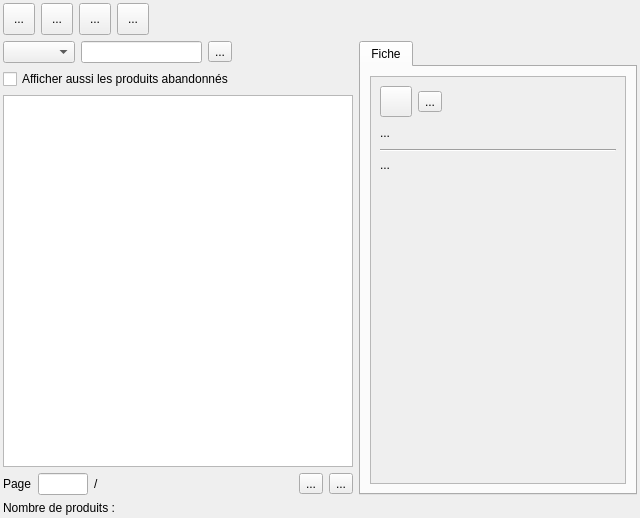
<?xml version="1.0" encoding="UTF-8"?>
<ui version="4.0">
 <class>productView</class>
 <widget class="QWidget" name="productView">
  <property name="geometry">
   <rect>
    <x>0</x>
    <y>0</y>
    <width>640</width>
    <height>518</height>
   </rect>
  </property>
  <property name="minimumSize">
   <size>
    <width>0</width>
    <height>0</height>
   </size>
  </property>
  <property name="windowTitle">
   <string>Form</string>
  </property>
  <property name="windowIcon">
   <iconset resource="../ressources.qrc">
    <normaloff>:/app/products</normaloff>:/app/products</iconset>
  </property>
  <layout class="QHBoxLayout" name="horizontalLayout">
   <property name="leftMargin">
    <number>3</number>
   </property>
   <property name="topMargin">
    <number>3</number>
   </property>
   <property name="rightMargin">
    <number>3</number>
   </property>
   <property name="bottomMargin">
    <number>3</number>
   </property>
   <item>
    <layout class="QVBoxLayout" name="verticalLayout">
     <item>
      <layout class="QHBoxLayout" name="horizontalLayout_buttons">
       <item>
        <widget class="QToolButton" name="toolButton_addProduct">
         <property name="minimumSize">
          <size>
           <width>32</width>
           <height>32</height>
          </size>
         </property>
         <property name="toolTip">
          <string>&lt;!DOCTYPE HTML PUBLIC &quot;-//W3C//DTD HTML 4.0//EN&quot; &quot;http://www.w3.org/TR/REC-html40/strict.dtd&quot;&gt;
&lt;html&gt;&lt;head&gt;&lt;meta name=&quot;qrichtext&quot; content=&quot;1&quot; /&gt;&lt;style type=&quot;text/css&quot;&gt;
p, li { white-space: pre-wrap; }
&lt;/style&gt;&lt;/head&gt;&lt;body style=&quot; font-family:'Ubuntu'; font-size:9pt; font-weight:400; font-style:normal;&quot;&gt;
&lt;p style=&quot; margin-top:0px; margin-bottom:0px; margin-left:0px; margin-right:0px; -qt-block-indent:0; text-indent:0px;&quot;&gt;Ajouter un produit&lt;/p&gt;&lt;/body&gt;&lt;/html&gt;</string>
         </property>
         <property name="text">
          <string>...</string>
         </property>
         <property name="icon">
          <iconset resource="../ressources.qrc">
           <normaloff>:/app/insert</normaloff>:/app/insert</iconset>
         </property>
         <property name="iconSize">
          <size>
           <width>24</width>
           <height>24</height>
          </size>
         </property>
        </widget>
       </item>
       <item>
        <widget class="QToolButton" name="toolButton_editProduct">
         <property name="minimumSize">
          <size>
           <width>32</width>
           <height>32</height>
          </size>
         </property>
         <property name="toolTip">
          <string>&lt;!DOCTYPE HTML PUBLIC &quot;-//W3C//DTD HTML 4.0//EN&quot; &quot;http://www.w3.org/TR/REC-html40/strict.dtd&quot;&gt;
&lt;html&gt;&lt;head&gt;&lt;meta name=&quot;qrichtext&quot; content=&quot;1&quot; /&gt;&lt;style type=&quot;text/css&quot;&gt;
p, li { white-space: pre-wrap; }
&lt;/style&gt;&lt;/head&gt;&lt;body style=&quot; font-family:'Ubuntu'; font-size:9pt; font-weight:400; font-style:normal;&quot;&gt;
&lt;p style=&quot; margin-top:0px; margin-bottom:0px; margin-left:0px; margin-right:0px; -qt-block-indent:0; text-indent:0px;&quot;&gt;Modifier le produit sélectionné&lt;/p&gt;&lt;/body&gt;&lt;/html&gt;</string>
         </property>
         <property name="text">
          <string>...</string>
         </property>
         <property name="icon">
          <iconset resource="../ressources.qrc">
           <normaloff>:/app/Edit</normaloff>:/app/Edit</iconset>
         </property>
         <property name="iconSize">
          <size>
           <width>24</width>
           <height>24</height>
          </size>
         </property>
        </widget>
       </item>
       <item>
        <widget class="QToolButton" name="toolButton_remove">
         <property name="minimumSize">
          <size>
           <width>32</width>
           <height>32</height>
          </size>
         </property>
         <property name="maximumSize">
          <size>
           <width>16777215</width>
           <height>16777215</height>
          </size>
         </property>
         <property name="toolTip">
          <string>&lt;!DOCTYPE HTML PUBLIC &quot;-//W3C//DTD HTML 4.0//EN&quot; &quot;http://www.w3.org/TR/REC-html40/strict.dtd&quot;&gt;
&lt;html&gt;&lt;head&gt;&lt;meta name=&quot;qrichtext&quot; content=&quot;1&quot; /&gt;&lt;style type=&quot;text/css&quot;&gt;
p, li { white-space: pre-wrap; }
&lt;/style&gt;&lt;/head&gt;&lt;body style=&quot; font-family:'Ubuntu'; font-size:9pt; font-weight:400; font-style:normal;&quot;&gt;
&lt;p style=&quot; margin-top:0px; margin-bottom:0px; margin-left:0px; margin-right:0px; -qt-block-indent:0; text-indent:0px;&quot;&gt;Supprimer le produit sélectionné&lt;/p&gt;&lt;/body&gt;&lt;/html&gt;</string>
         </property>
         <property name="text">
          <string>...</string>
         </property>
         <property name="icon">
          <iconset resource="../ressources.qrc">
           <normaloff>:/app/remove</normaloff>:/app/remove</iconset>
         </property>
         <property name="iconSize">
          <size>
           <width>16</width>
           <height>24</height>
          </size>
         </property>
        </widget>
       </item>
       <item>
        <widget class="QToolButton" name="toolButton_print">
         <property name="minimumSize">
          <size>
           <width>32</width>
           <height>32</height>
          </size>
         </property>
         <property name="toolTip">
          <string>&lt;!DOCTYPE HTML PUBLIC &quot;-//W3C//DTD HTML 4.0//EN&quot; &quot;http://www.w3.org/TR/REC-html40/strict.dtd&quot;&gt;
&lt;html&gt;&lt;head&gt;&lt;meta name=&quot;qrichtext&quot; content=&quot;1&quot; /&gt;&lt;style type=&quot;text/css&quot;&gt;
p, li { white-space: pre-wrap; }
&lt;/style&gt;&lt;/head&gt;&lt;body style=&quot; font-family:'Ubuntu'; font-size:9pt; font-weight:400; font-style:normal;&quot;&gt;
&lt;p style=&quot; margin-top:0px; margin-bottom:0px; margin-left:0px; margin-right:0px; -qt-block-indent:0; text-indent:0px;&quot;&gt;Imprimer l'état du stock produit&lt;/p&gt;&lt;/body&gt;&lt;/html&gt;</string>
         </property>
         <property name="text">
          <string>...</string>
         </property>
         <property name="icon">
          <iconset resource="../ressources.qrc">
           <normaloff>:/app/print</normaloff>:/app/print</iconset>
         </property>
         <property name="iconSize">
          <size>
           <width>24</width>
           <height>24</height>
          </size>
         </property>
        </widget>
       </item>
       <item>
        <spacer name="horizontalSpacer">
         <property name="orientation">
          <enum>Qt::Horizontal</enum>
         </property>
         <property name="sizeHint" stdset="0">
          <size>
           <width>40</width>
           <height>20</height>
          </size>
         </property>
        </spacer>
       </item>
      </layout>
     </item>
     <item>
      <layout class="QHBoxLayout" name="horizontalLayout_product">
       <item>
        <layout class="QVBoxLayout" name="verticalLayout_product">
         <item>
          <layout class="QHBoxLayout" name="horizontalLayout_search">
           <item>
            <widget class="QComboBox" name="comboBoxFiltre"/>
           </item>
           <item>
            <widget class="QLineEdit" name="lineEdit_searchProduct">
             <property name="minimumSize">
              <size>
               <width>0</width>
               <height>0</height>
              </size>
             </property>
             <property name="maximumSize">
              <size>
               <width>16777215</width>
               <height>16777215</height>
              </size>
             </property>
             <property name="clearButtonEnabled">
              <bool>true</bool>
             </property>
            </widget>
           </item>
           <item>
            <widget class="QToolButton" name="toolButton_searchProduct">
             <property name="text">
              <string>...</string>
             </property>
             <property name="icon">
              <iconset resource="../ressources.qrc">
               <normaloff>:/app/search</normaloff>:/app/search</iconset>
             </property>
             <property name="iconSize">
              <size>
               <width>24</width>
               <height>24</height>
              </size>
             </property>
            </widget>
           </item>
           <item>
            <spacer name="horizontalSpacer_2">
             <property name="orientation">
              <enum>Qt::Horizontal</enum>
             </property>
             <property name="sizeHint" stdset="0">
              <size>
               <width>40</width>
               <height>20</height>
              </size>
             </property>
            </spacer>
           </item>
          </layout>
         </item>
         <item>
          <layout class="QVBoxLayout" name="verticalLayout_list">
           <item>
            <widget class="QCheckBox" name="checkBox_viewDiscontinued">
             <property name="text">
              <string>Afficher aussi les produits abandonnés</string>
             </property>
            </widget>
           </item>
           <item>
            <widget class="QTableWidget" name="tableWidget_products">
             <property name="minimumSize">
              <size>
               <width>350</width>
               <height>0</height>
              </size>
             </property>
             <property name="sizeIncrement">
              <size>
               <width>10</width>
               <height>10</height>
              </size>
             </property>
             <property name="frameShadow">
              <enum>QFrame::Sunken</enum>
             </property>
             <property name="alternatingRowColors">
              <bool>true</bool>
             </property>
            </widget>
           </item>
          </layout>
         </item>
         <item>
          <layout class="QHBoxLayout" name="horizontalLayout_page">
           <item>
            <widget class="QLabel" name="label_2">
             <property name="text">
              <string>Page</string>
             </property>
            </widget>
           </item>
           <item>
            <widget class="QLineEdit" name="lineEdit_page">
             <property name="maximumSize">
              <size>
               <width>50</width>
               <height>16777215</height>
              </size>
             </property>
             <property name="inputMask">
              <string/>
             </property>
             <property name="text">
              <string/>
             </property>
             <property name="alignment">
              <set>Qt::AlignCenter</set>
             </property>
            </widget>
           </item>
           <item>
            <widget class="QLabel" name="label_pageMax">
             <property name="text">
              <string>/</string>
             </property>
            </widget>
           </item>
           <item>
            <spacer name="horizontalSpacer_3">
             <property name="orientation">
              <enum>Qt::Horizontal</enum>
             </property>
             <property name="sizeHint" stdset="0">
              <size>
               <width>40</width>
               <height>20</height>
              </size>
             </property>
            </spacer>
           </item>
           <item>
            <widget class="QToolButton" name="toolButton_pagePrev">
             <property name="text">
              <string>...</string>
             </property>
             <property name="icon">
              <iconset resource="../ressources.qrc">
               <normaloff>:/app/prev</normaloff>:/app/prev</iconset>
             </property>
            </widget>
           </item>
           <item>
            <widget class="QToolButton" name="toolButton_pageNext">
             <property name="text">
              <string>...</string>
             </property>
             <property name="icon">
              <iconset resource="../ressources.qrc">
               <normaloff>:/app/next</normaloff>:/app/next</iconset>
             </property>
            </widget>
           </item>
          </layout>
         </item>
        </layout>
       </item>
       <item>
        <widget class="QTabWidget" name="tabWidget">
         <property name="currentIndex">
          <number>0</number>
         </property>
         <property name="iconSize">
          <size>
           <width>24</width>
           <height>24</height>
          </size>
         </property>
         <widget class="QWidget" name="tab">
          <attribute name="title">
           <string>Fiche</string>
          </attribute>
          <layout class="QHBoxLayout" name="horizontalLayout_5">
           <item>
            <layout class="QVBoxLayout" name="verticalLayout_3">
             <item>
              <widget class="QScrollArea" name="scrollArea">
               <property name="widgetResizable">
                <bool>true</bool>
               </property>
               <widget class="QWidget" name="scrollAreaWidgetContents">
                <property name="geometry">
                 <rect>
                  <x>0</x>
                  <y>0</y>
                  <width>242</width>
                  <height>401</height>
                 </rect>
                </property>
                <layout class="QVBoxLayout" name="verticalLayout_5">
                 <item>
                  <layout class="QHBoxLayout" name="horizontalLayout_7">
                   <property name="topMargin">
                    <number>0</number>
                   </property>
                   <item>
                    <widget class="QToolButton" name="toolButton_clipboard">
                     <property name="toolTip">
                      <string>Copier dans le presse papier</string>
                     </property>
                     <property name="text">
                      <string/>
                     </property>
                     <property name="icon">
                      <iconset resource="../ressources.qrc">
                       <normaloff>:/app/check</normaloff>:/app/check</iconset>
                     </property>
                     <property name="iconSize">
                      <size>
                       <width>24</width>
                       <height>24</height>
                      </size>
                     </property>
                    </widget>
                   </item>
                   <item>
                    <widget class="QToolButton" name="toolButton_printInfo">
                     <property name="toolTip">
                      <string>&lt;!DOCTYPE HTML PUBLIC &quot;-//W3C//DTD HTML 4.0//EN&quot; &quot;http://www.w3.org/TR/REC-html40/strict.dtd&quot;&gt;
&lt;html&gt;&lt;head&gt;&lt;meta name=&quot;qrichtext&quot; content=&quot;1&quot; /&gt;&lt;style type=&quot;text/css&quot;&gt;
p, li { white-space: pre-wrap; }
&lt;/style&gt;&lt;/head&gt;&lt;body style=&quot; font-family:'Ubuntu'; font-size:9pt; font-weight:400; font-style:normal;&quot;&gt;
&lt;p style=&quot; margin-top:0px; margin-bottom:0px; margin-left:0px; margin-right:0px; -qt-block-indent:0; text-indent:0px;&quot;&gt;Imprimer la fiche produit&lt;/p&gt;&lt;/body&gt;&lt;/html&gt;</string>
                     </property>
                     <property name="text">
                      <string>...</string>
                     </property>
                     <property name="icon">
                      <iconset resource="../ressources.qrc">
                       <normaloff>:/app/print</normaloff>:/app/print</iconset>
                     </property>
                     <property name="iconSize">
                      <size>
                       <width>24</width>
                       <height>24</height>
                      </size>
                     </property>
                    </widget>
                   </item>
                   <item>
                    <spacer name="horizontalSpacer_4">
                     <property name="orientation">
                      <enum>Qt::Horizontal</enum>
                     </property>
                     <property name="sizeHint" stdset="0">
                      <size>
                       <width>40</width>
                       <height>20</height>
                      </size>
                     </property>
                    </spacer>
                   </item>
                  </layout>
                 </item>
                 <item>
                  <layout class="QVBoxLayout" name="verticalLayout_4">
                   <item>
                    <layout class="QHBoxLayout" name="horizontalLayout_2">
                     <item>
                      <widget class="QLabel" name="labelInfoProduct">
                       <property name="text">
                        <string>...</string>
                       </property>
                      </widget>
                     </item>
                     <item>
                      <spacer name="horizontalSpacer_5">
                       <property name="orientation">
                        <enum>Qt::Horizontal</enum>
                       </property>
                       <property name="sizeHint" stdset="0">
                        <size>
                         <width>40</width>
                         <height>20</height>
                        </size>
                       </property>
                      </spacer>
                     </item>
                     <item>
                      <widget class="QLabel" name="label_image">
                       <property name="text">
                        <string/>
                       </property>
                       <property name="scaledContents">
                        <bool>false</bool>
                       </property>
                      </widget>
                     </item>
                    </layout>
                   </item>
                   <item>
                    <widget class="Line" name="line_2">
                     <property name="orientation">
                      <enum>Qt::Horizontal</enum>
                     </property>
                    </widget>
                   </item>
                   <item>
                    <widget class="QLabel" name="label_provider">
                     <property name="text">
                      <string>...</string>
                     </property>
                    </widget>
                   </item>
                   <item>
                    <spacer name="verticalSpacer_2">
                     <property name="orientation">
                      <enum>Qt::Vertical</enum>
                     </property>
                     <property name="sizeHint" stdset="0">
                      <size>
                       <width>20</width>
                       <height>40</height>
                      </size>
                     </property>
                    </spacer>
                   </item>
                  </layout>
                 </item>
                </layout>
               </widget>
              </widget>
             </item>
            </layout>
           </item>
          </layout>
         </widget>
        </widget>
       </item>
      </layout>
     </item>
     <item>
      <widget class="QLabel" name="labelProductsNumber">
       <property name="text">
        <string>Nombre de produits :</string>
       </property>
      </widget>
     </item>
    </layout>
   </item>
  </layout>
 </widget>
 <resources>
  <include location="../ressources.qrc"/>
 </resources>
 <connections/>
</ui>
